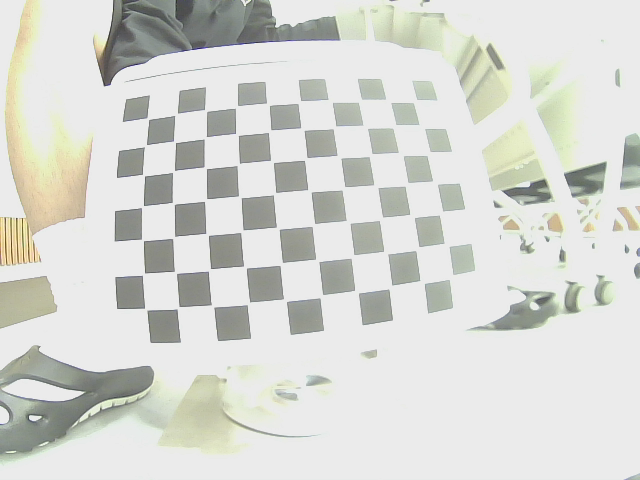
#> input picture FinalProject/code/src/calibration/chess_images/image0.png, 640 x 480 px; its folder holds only this picture in this run
$ python calibration.py
#> lines starting #> are read from the running program, lines starting #| are printed output that depends on the picture; after the words box and inside, x2 and y2 are one past the last pixel; in counts of white or black regions, pixels touching at a corner belong together; long printed decimals are rounded
#!/usr/bin/env python
# -*- coding: utf-8 -*-
import cv2
import numpy as np
import glob
import os

def calibrate_camera(image_folder, checkerboard_dims):
	# termination criteria
#> called with checkerboard_dims = (10, 7)
	criteria = (cv2.TERM_CRITERIA_EPS + cv2.TERM_CRITERIA_MAX_ITER, 30, 0.001)

	# prepare object points (0,0,0), (1,0,0), ..., (9,6,0) for 10x7 board
	objp = np.zeros((checkerboard_dims[0]*checkerboard_dims[1], 3), np.float32)
	objp[:,:2] = np.mgrid[0:checkerboard_dims[0], 0:checkerboard_dims[1]].T.reshape(-1, 2)

	objpoints = []  # 3d point in real world space
	imgpoints = []  # 2d points in image plane

	images = glob.glob(os.path.join(image_folder, '*.png'))

	cnt = 1
	for fname in images:
		img = cv2.imread(fname)
#> img is the input picture: shape (480, 640, 3); mean B, G, R 210.4, 215.7, 214.4
		gray = cv2.cvtColor(img, cv2.COLOR_BGR2GRAY)
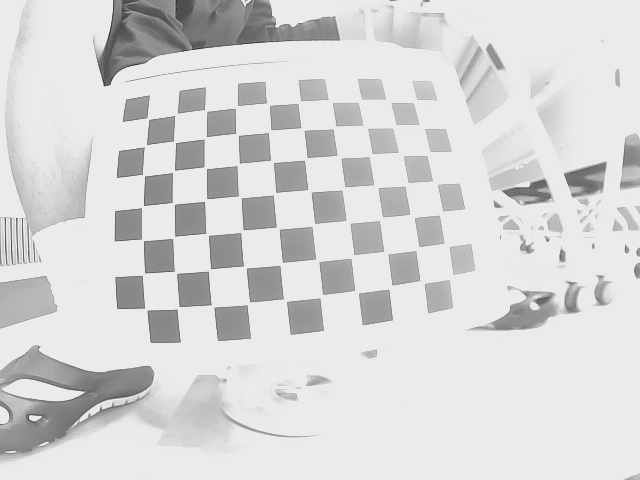
#> gray: shape (480, 640); min 39, max 236, mean 214.7

		# Find the chess board corners
		ret, corners = cv2.findChessboardCorners(gray, checkerboard_dims, None)
#> ret = True; corners = 70 rows, first 8: [148.4, 119.2], [175.5, 114], [205.5, 110.5], [235.2, 107.8], [268.8, 105.4], [299.8, 102], [330, 100.5], [361.9, 99.47]

		# If found, add object points, image points (after refining them)
		if ret:
			objpoints.append(objp)
			corners2 = cv2.cornerSubPix(gray, corners, (11,11), (-1,-1), criteria)
#> corners2 = 70 rows, first 8: [147.9, 118.6], [175.8, 114.4], [205.6, 110.5], [236.4, 106.8], [268.3, 104.4], [299.2, 101.9], [330.4, 100.7], [360.1, 100.7]
			imgpoints.append(corners2)

			# Draw and display the corners
			cv2.drawChessboardCorners(img, checkerboard_dims, corners2, ret)
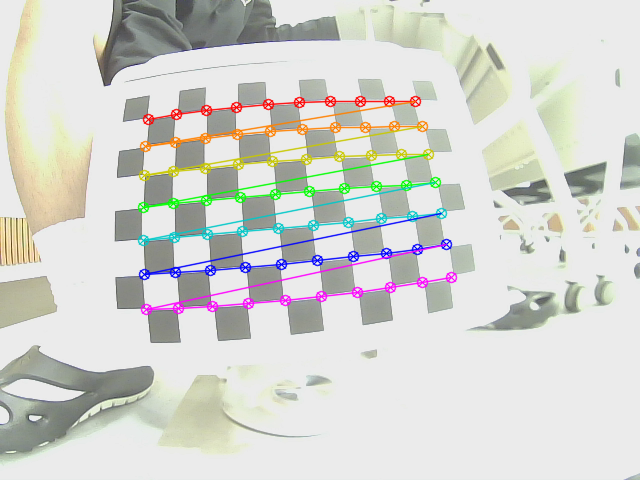
#> img: shape (480, 640, 3); 5.29% of pixels changed, all inside (x1, y1, x2, y2) = (137, 95, 458, 316)
			cv2.imshow('Chessboard', img)
			print(cnt, fname)
			cnt += 1
			cv2.waitKey(0)

	cv2.destroyAllWindows()

	if len(objpoints) > 0:
		ret, mtx, dist, rvecs, tvecs = cv2.calibrateCamera(objpoints, imgpoints, gray.shape[::-1], None, None)
#> ret = 0.262; mtx = [[364.5, 0, 314.4], [0, 363.8, 215.1], [0, 0, 1]]; dist = [[-0.42, 0.281, 0.00629, -0.00355, -0.111]]; rvecs = ([-0.223, -0.111, -0.0996],); tvecs = ([-5.42, -3.18, 10.46],)
		h, w = 480, 640
		new_camera_mtx, roi = cv2.getOptimalNewCameraMatrix(mtx, dist, (w,h), 1, (w,h))
#> new_camera_mtx = [[127.1, 0, 505.7], [0, 195.3, 160.9], [0, 0, 1]]; roi = (396, 45, 223, 257)
		print("Calibration successful!\n")
		print("Camera matrix:")
		print(mtx)
#| [[364.480   0.         314.399]
#|  [  0.         363.831 215.073]
#|  [  0.           0.           1.        ]]
		print("Distortion coefficients:")
		print(dist)
#| [[-0.4199  0.2811  0.00629 -0.003554 -0.1113]]
		print("New camera matrix:")
		print(new_camera_mtx)
#| [[127.058   0.         505.734]
#|  [  0.         195.282 160.891]
#|  [  0.           0.           1.        ]]
		print("roi:")
		print(roi)
#| (396, 45, 223, 257)
		return mtx, dist, rvecs, tvecs, new_camera_mtx, roi
	else:
		print("No corners found. Calibration failed.")
		return None, None, None, None, None, None

if __name__ == "__main__":
	folder_path = "/home/nvidia/xycar_ws/src/final/src/calibration/chess_images/"
	checkerboard_size = (10, 7)  # columns, rows
	mtx, dist, rvecs, tvecs, new_camera_mtx, roi = calibrate_camera(folder_path, checkerboard_size)
#> mtx = [[364.5, 0, 314.4], [0, 363.8, 215.1], [0, 0, 1]]; dist = [[-0.42, 0.281, 0.00629, -0.00355, -0.111]]; rvecs = ([-0.223, -0.111, -0.0996],); tvecs = ([-5.42, -3.18, 10.46],); new_camera_mtx = [[127.1, 0, 505.7], [0, 195.3, 160.9], [0, 0, 1]]; roi = (396, 45, 223, 257)

$ run again, on FinalProject/code/src/calibration/chess_images/image12.png
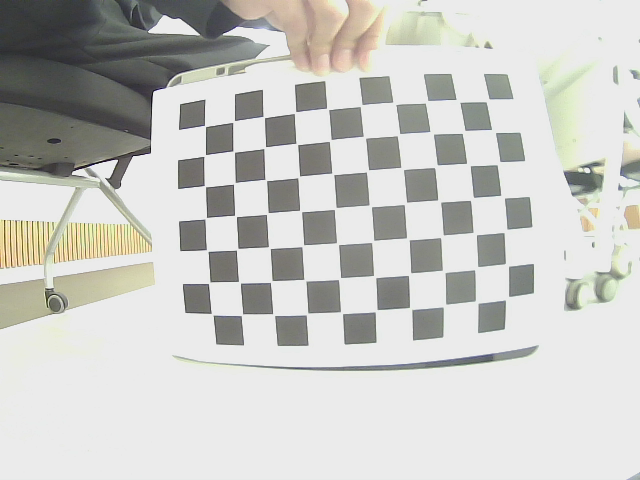
#> input picture FinalProject/code/src/calibration/chess_images/image12.png, 640 x 480 px
#> in calibrate_camera, img is the input picture: shape (480, 640, 3); mean B, G, R 196.9, 200.8, 200.7
#> in calibrate_camera, `gray = cv2.cvtColor(img, cv2.COLOR_BGR2GRAY)`:
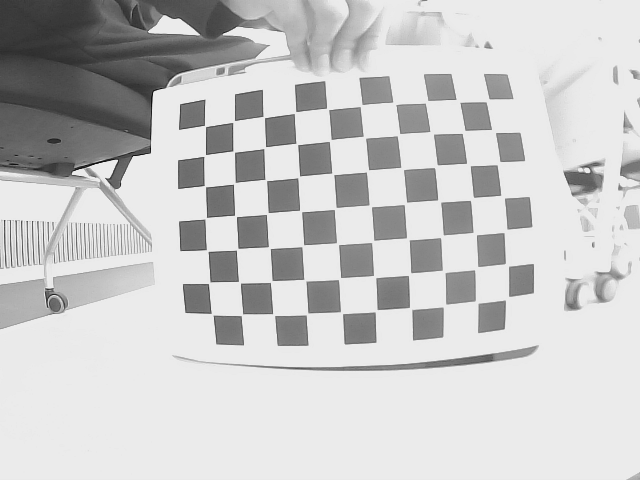
#> gray: shape (480, 640); min 16, max 236, mean 200.3
#> in calibrate_camera, `ret, corners = cv2.findChessboardCorners(gray, checkerboard_dims, None)`: ret = True; corners = 70 rows, first 8: [205, 126], [232.7, 122.5], [264, 117.3], [295.8, 111.5], [326.5, 108.1], [362.3, 104.5], [392.6, 101.8], [425.2, 103.3]
#> corners2 = 70 rows, first 8: [205.1, 125.9], [233.6, 121.5], [263.7, 117.2], [295.1, 112.6], [327.6, 108.8], [361.1, 105.6], [394.4, 103.4], [426.5, 101.8]
#> in calibrate_camera, `cv2.drawChessboardCorners(img, checkerboard_dims, corners2, ret)`:
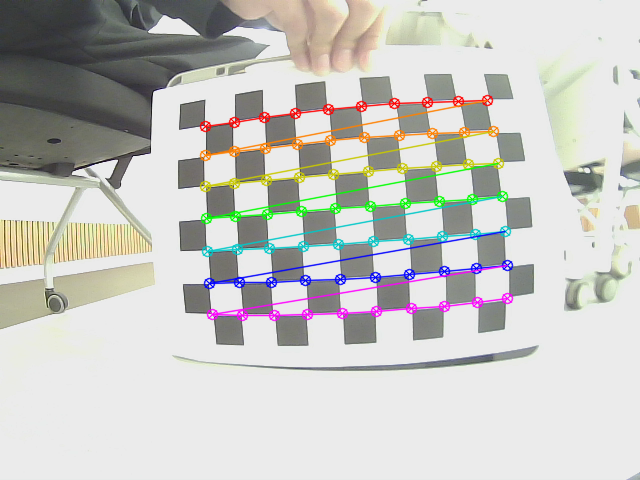
#> img: shape (480, 640, 3); 5.39% of pixels changed, all inside (x1, y1, x2, y2) = (199, 94, 514, 322)
#> in calibrate_camera, `ret, mtx, dist, rvecs, tvecs = cv2.calibrateCamera(objpoints, imgpoint..`: ret = 0.249; mtx = [[432.3, 0, 327.5], [0, 426.1, 206.8], [0, 0, 1]]; dist = [[-0.558, 0.848, 0.012, -0.0196, -1.05]]; rvecs = ([-0.0655, 0.195, -0.0692],); tvecs = ([-3.89, -2.64, 13.07],)
#> in calibrate_camera, `new_camera_mtx, roi = cv2.getOptimalNewCameraMatrix(mtx, dist, (w,h), ..`: new_camera_mtx = [[405.8, 0, 346.6], [0, 155.3, 177.7], [0, 0, 1]]; roi = (39, 102, 600, 175)
#| [[432.345   0.         327.472]
#|  [  0.         426.079 206.837]
#|  [  0.           0.           1.        ]]
#| [[-0.5585  0.8482  0.01197 -0.01958 -1.053]]
#| [[405.819   0.         346.586]
#|  [  0.         155.347 177.670 ]
#|  [  0.           0.           1.        ]]
#| (39, 102, 600, 175)
#> `mtx, dist, rvecs, tvecs, new_camera_mtx, roi = calibrate_camera(folder..`: mtx = [[432.3, 0, 327.5], [0, 426.1, 206.8], [0, 0, 1]]; dist = [[-0.558, 0.848, 0.012, -0.0196, -1.05]]; rvecs = ([-0.0655, 0.195, -0.0692],); tvecs = ([-3.89, -2.64, 13.07],); new_camera_mtx = [[405.8, 0, 346.6], [0, 155.3, 177.7], [0, 0, 1]]; roi = (39, 102, 600, 175)

$ run again, on FinalProject/code/src/calibration/chess_images/image13.png
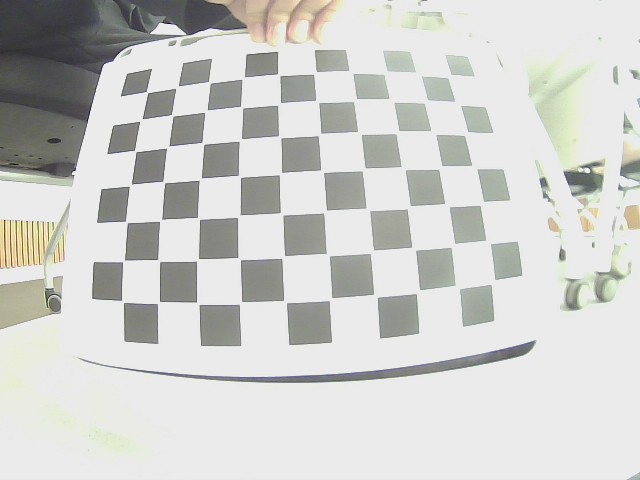
#> input picture FinalProject/code/src/calibration/chess_images/image13.png, 640 x 480 px
#> in calibrate_camera, img is the input picture: shape (480, 640, 3); mean B, G, R 204, 207.2, 206.4
#> in calibrate_camera, `gray = cv2.cvtColor(img, cv2.COLOR_BGR2GRAY)`:
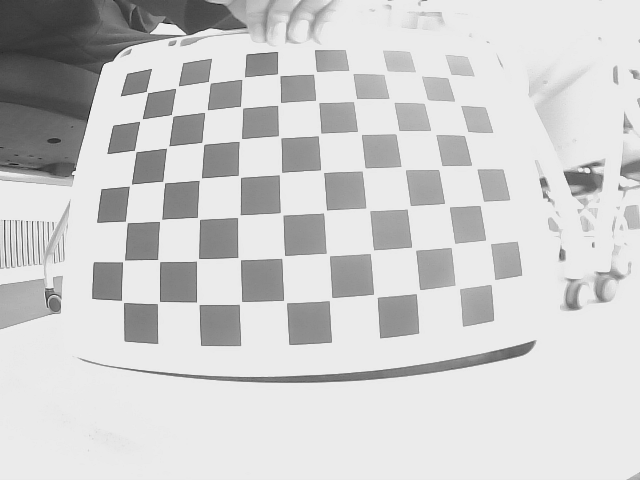
#> gray: shape (480, 640); min 16, max 236, mean 206.6
#> in calibrate_camera, `ret, corners = cv2.findChessboardCorners(gray, checkerboard_dims, None)`: ret = True; corners = 70 rows, first 8: [147, 91.95], [175.5, 88.51], [208.6, 81.51], [241.7, 79.52], [277.5, 75.5], [315, 72.96], [352.9, 73.91], [377, 75]
#> corners2 = 70 rows, first 8: [147.1, 92.09], [176.9, 87.23], [209.4, 82.34], [242.9, 78.07], [278.5, 74.7], [315, 73.08], [350.7, 71.72], [385.5, 73.1]
#> in calibrate_camera, `cv2.drawChessboardCorners(img, checkerboard_dims, corners2, ret)`:
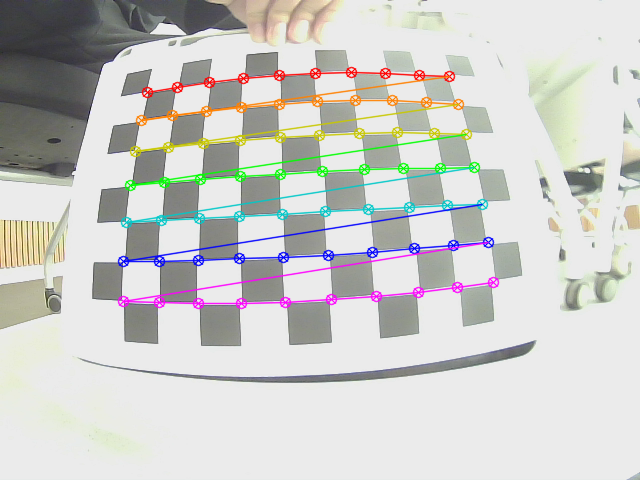
#> img: shape (480, 640, 3); 5.92% of pixels changed, all inside (x1, y1, x2, y2) = (117, 66, 500, 310)
#> in calibrate_camera, `ret, mtx, dist, rvecs, tvecs = cv2.calibrateCamera(objpoints, imgpoint..`: ret = 0.411; mtx = [[440.4, 0, 311.9], [0, 439.9, 191], [0, 0, 1]]; dist = [[-0.581, 0.525, 0.0256, -0.00249, -0.3]]; rvecs = ([-0.345, -0.0028, -0.0534],); tvecs = ([-4.9, -3.03, 11.39],)
#> in calibrate_camera, `new_camera_mtx, roi = cv2.getOptimalNewCameraMatrix(mtx, dist, (w,h), ..`: new_camera_mtx = [[185, 0, 399], [0, 177.9, 109.4], [0, 0, 1]]; roi = (268, 32, 268, 194)
#| [[440.379   0.         311.917]
#|  [  0.         439.916 190.998]
#|  [  0.           0.           1.        ]]
#| [[-0.5811  0.5249  0.02557  -0.002491 -0.3001]]
#| [[184.951   0.         399.038]
#|  [  0.         177.855 109.354]
#|  [  0.           0.           1.        ]]
#| (268, 32, 268, 194)
#> `mtx, dist, rvecs, tvecs, new_camera_mtx, roi = calibrate_camera(folder..`: mtx = [[440.4, 0, 311.9], [0, 439.9, 191], [0, 0, 1]]; dist = [[-0.581, 0.525, 0.0256, -0.00249, -0.3]]; rvecs = ([-0.345, -0.0028, -0.0534],); tvecs = ([-4.9, -3.03, 11.39],); new_camera_mtx = [[185, 0, 399], [0, 177.9, 109.4], [0, 0, 1]]; roi = (268, 32, 268, 194)

$ run again, on FinalProject/code/src/calibration/chess_images/image14.png
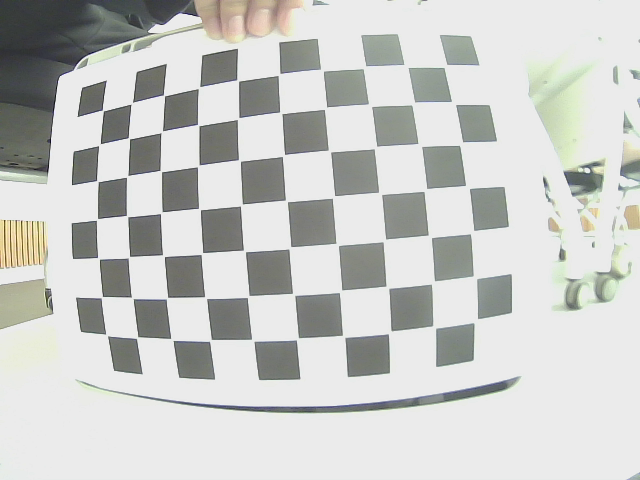
#> input picture FinalProject/code/src/calibration/chess_images/image14.png, 640 x 480 px
#> in calibrate_camera, img is the input picture: shape (480, 640, 3); mean B, G, R 198.7, 201.5, 200.2
#> in calibrate_camera, `gray = cv2.cvtColor(img, cv2.COLOR_BGR2GRAY)`:
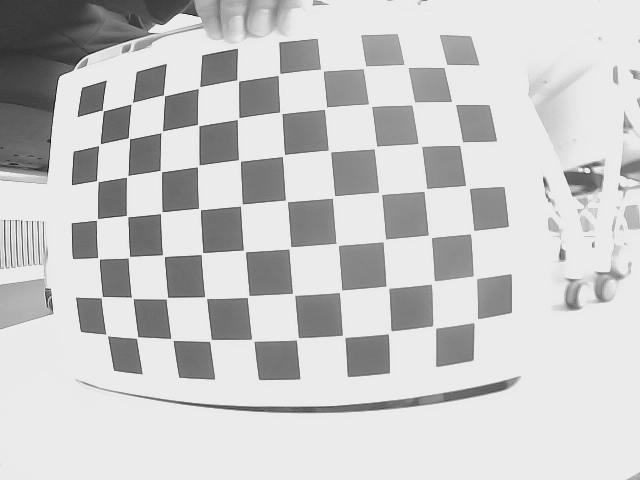
#> gray: shape (480, 640); min 16, max 236, mean 200.8
#> in calibrate_camera, `ret, corners = cv2.findChessboardCorners(gray, checkerboard_dims, None)`: ret = True; corners = 70 rows, first 8: [102.9, 110.5], [130.9, 104.5], [164, 95.43], [199.8, 86.55], [238.1, 80.35], [280.2, 73.41], [321, 71], [364, 67]
#> corners2 = 70 rows, first 8: [102.6, 110.5], [131.7, 103.3], [163.9, 95.38], [199.1, 87.58], [237.6, 80.47], [279.1, 74.46], [321.9, 70.12], [364.6, 66.93]
#> in calibrate_camera, `cv2.drawChessboardCorners(img, checkerboard_dims, corners2, ret)`:
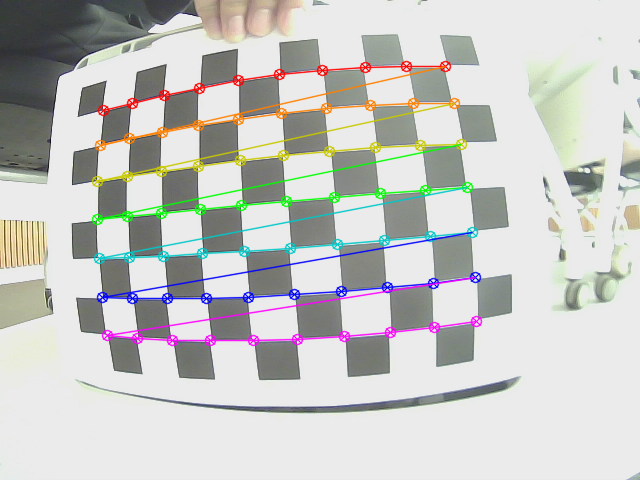
#> img: shape (480, 640, 3); 6.26% of pixels changed, all inside (x1, y1, x2, y2) = (91, 60, 483, 347)
#> in calibrate_camera, `ret, mtx, dist, rvecs, tvecs = cv2.calibrateCamera(objpoints, imgpoint..`: ret = 0.253; mtx = [[372.7, 0, 321.9], [0, 370.2, 201.8], [0, 0, 1]]; dist = [[-0.416, 0.304, 0.0132, -0.00793, -0.163]]; rvecs = ([-0.0744, 0.0743, -0.0803],); tvecs = ([-5.96, -2.59, 8.48],)
#> in calibrate_camera, `new_camera_mtx, roi = cv2.getOptimalNewCameraMatrix(mtx, dist, (w,h), ..`: new_camera_mtx = [[372.7, 0, 321.9], [0, 267.4, 207.4], [0, 0, 1]]; roi = (0, 62, 639, 346)
#| [[372.683   0.         321.888  ]
#|  [  0.         370.201 201.815  ]
#|  [  0.           0.           1.        ]]
#| [[-0.416  0.3042  0.01322 -0.007927 -0.1627]]
#| [[372.683   0.         321.888  ]
#|  [  0.         267.442 207.388]
#|  [  0.           0.           1.        ]]
#| (0, 62, 639, 346)
#> `mtx, dist, rvecs, tvecs, new_camera_mtx, roi = calibrate_camera(folder..`: mtx = [[372.7, 0, 321.9], [0, 370.2, 201.8], [0, 0, 1]]; dist = [[-0.416, 0.304, 0.0132, -0.00793, -0.163]]; rvecs = ([-0.0744, 0.0743, -0.0803],); tvecs = ([-5.96, -2.59, 8.48],); new_camera_mtx = [[372.7, 0, 321.9], [0, 267.4, 207.4], [0, 0, 1]]; roi = (0, 62, 639, 346)

$ run again, on FinalProject/code/src/calibration/chess_images/image1.png
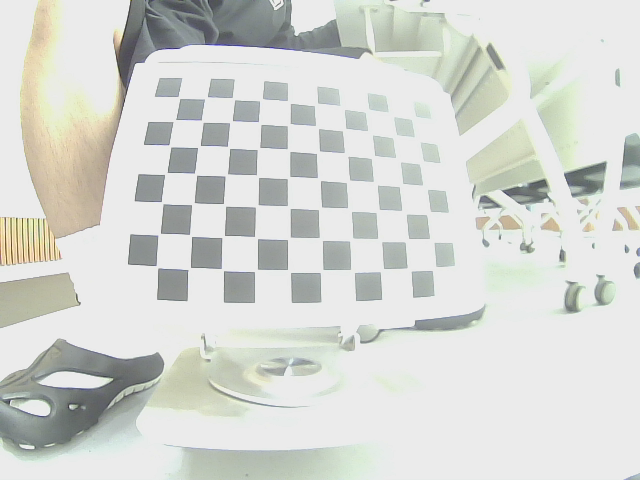
#> input picture FinalProject/code/src/calibration/chess_images/image1.png, 640 x 480 px
#> in calibrate_camera, img is the input picture: shape (480, 640, 3); mean B, G, R 210.6, 215.2, 213.1
#> in calibrate_camera, `gray = cv2.cvtColor(img, cv2.COLOR_BGR2GRAY)`:
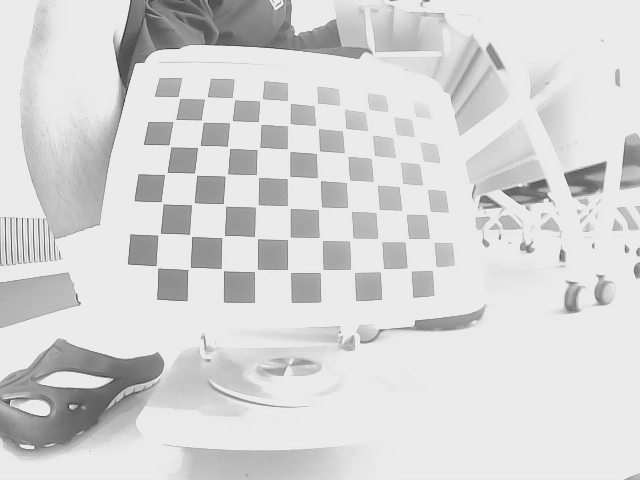
#> gray: shape (480, 640); min 43, max 236, mean 214
#> in calibrate_camera, `ret, corners = cv2.findChessboardCorners(gray, checkerboard_dims, None)`: ret = True; corners = 70 rows, first 8: [179.7, 98.49], [207.5, 96.54], [232.2, 97.35], [262.5, 98.16], [290.5, 103.6], [314.2, 105.7], [342, 107.5], [367.5, 111]
#> corners2 = 70 rows, first 8: [179.1, 97.42], [205.9, 97.73], [233.5, 98.66], [260.7, 99.73], [289.3, 102.2], [315.7, 104.6], [342.5, 107.5], [366.9, 110.5]
#> in calibrate_camera, `cv2.drawChessboardCorners(img, checkerboard_dims, corners2, ret)`:
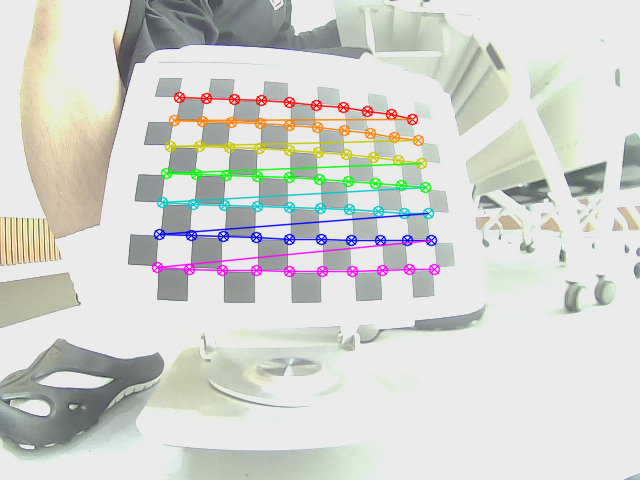
#> img: shape (480, 640, 3); 4.89% of pixels changed, all inside (x1, y1, x2, y2) = (151, 91, 441, 278)
#> in calibrate_camera, `ret, mtx, dist, rvecs, tvecs = cv2.calibrateCamera(objpoints, imgpoint..`: ret = 0.375; mtx = [[374.3, 0, 318.5], [0, 374.1, 212.5], [0, 0, 1]]; dist = [[-0.439, 0.174, 0.009, -0.0092, 0.198]]; rvecs = ([-0.299, -0.23, 0.00363],); tvecs = ([-4.95, -4.15, 11.94],)
#> in calibrate_camera, `new_camera_mtx, roi = cv2.getOptimalNewCameraMatrix(mtx, dist, (w,h), ..`: new_camera_mtx = [[323.2, 0, 308.2], [0, 316.2, 219.1], [0, 0, 1]]; roi = (148, 21, 327, 329)
#| [[374.349   0.         318.468]
#|  [  0.         374.123 212.519]
#|  [  0.           0.           1.        ]]
#| [[-0.4385  0.1743  0.009001 -0.009197  0.198]]
#| [[323.178   0.         308.206]
#|  [  0.         316.167 219.068]
#|  [  0.           0.           1.        ]]
#| (148, 21, 327, 329)
#> `mtx, dist, rvecs, tvecs, new_camera_mtx, roi = calibrate_camera(folder..`: mtx = [[374.3, 0, 318.5], [0, 374.1, 212.5], [0, 0, 1]]; dist = [[-0.439, 0.174, 0.009, -0.0092, 0.198]]; rvecs = ([-0.299, -0.23, 0.00363],); tvecs = ([-4.95, -4.15, 11.94],); new_camera_mtx = [[323.2, 0, 308.2], [0, 316.2, 219.1], [0, 0, 1]]; roi = (148, 21, 327, 329)
